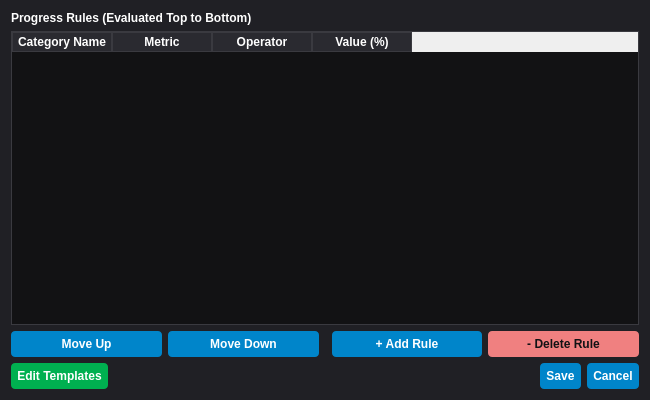
<?xml version="1.0" encoding="UTF-8"?>
<ui version="4.0">
 <class>ProgressLogicDialog</class>
 <widget class="QDialog" name="ProgressLogicDialog">
  <property name="geometry">
   <rect><x>0</x><y>0</y><width>650</width><height>400</height></rect>
  </property>
  <property name="windowTitle">
   <string>Edit Progress Logic</string>
  </property>
  <property name="styleSheet">
   <string notr="true">
    QDialog { background: #202025; color: white; }
    QLabel { color: white; font-weight: bold; }
    QTableWidget { background: #121214; color: white; border: 1px solid #3a3a40; gridline-color: #3a3a40; }
    QHeaderView::section { background-color: #2a2a30; color: white; font-weight: bold; border: 1px solid #3a3a40; }
    QPushButton { padding: 6px; border-radius: 4px; font-weight: bold; background: #0085ca; color: white; }
    QPushButton:hover { background: #3c649f; }
    QPushButton#btn_delete { background: #f08080; color: #121214; }
    QPushButton#btn_delete:hover { background: #cd5c5c; }
    QPushButton#btn_edit_templates { background: #00B050; color: white; }
    QPushButton#btn_edit_templates:hover { background: #008a3e; }
    QComboBox, QDoubleSpinBox, QLineEdit { background: #1a1a1e; color: white; border: 1px solid #3a3a40; }
   </string>
  </property>
  <layout class="QVBoxLayout" name="verticalLayout">
   <item>
    <widget class="QLabel" name="label">
     <property name="text"><string>Progress Rules (Evaluated Top to Bottom)</string></property>
    </widget>
   </item>
   <item>
    <widget class="QTableWidget" name="table_rules">
     <property name="columnCount"><number>4</number></property>
     <column><property name="text"><string>Category Name</string></property></column>
     <column><property name="text"><string>Metric</string></property></column>
     <column><property name="text"><string>Operator</string></property></column>
     <column><property name="text"><string>Value (%)</string></property></column>
    </widget>
   </item>
   <item>
    <layout class="QHBoxLayout" name="horizontalLayout">
     <item><widget class="QPushButton" name="btn_up"><property name="text"><string>Move Up</string></property></widget></item>
     <item><widget class="QPushButton" name="btn_down"><property name="text"><string>Move Down</string></property></widget></item>
     <item><spacer><property name="orientation"><enum>Qt::Horizontal</enum></property></spacer></item>
     <item><widget class="QPushButton" name="btn_add"><property name="text"><string>+ Add Rule</string></property></widget></item>
     <item><widget class="QPushButton" name="btn_delete"><property name="text"><string>- Delete Rule</string></property></widget></item>
    </layout>
   </item>
   <item>
    <layout class="QHBoxLayout" name="horizontalLayout_2">
     <item><widget class="QPushButton" name="btn_edit_templates"><property name="text"><string>Edit Templates</string></property></widget></item>
     <item><spacer><property name="orientation"><enum>Qt::Horizontal</enum></property></spacer></item>
     <item>
      <widget class="QDialogButtonBox" name="buttonBox">
       <property name="standardButtons"><set>QDialogButtonBox::Cancel|QDialogButtonBox::Save</set></property>
      </widget>
     </item>
    </layout>
   </item>
  </layout>
 </widget>
 <resources/>
 <connections>
  <connection>
   <sender>buttonBox</sender>
   <signal>accepted()</signal>
   <receiver>ProgressLogicDialog</receiver>
   <slot>accept()</slot>
  </connection>
  <connection>
   <sender>buttonBox</sender>
   <signal>rejected()</signal>
   <receiver>ProgressLogicDialog</receiver>
   <slot>reject()</slot>
  </connection>
 </connections>
</ui>
